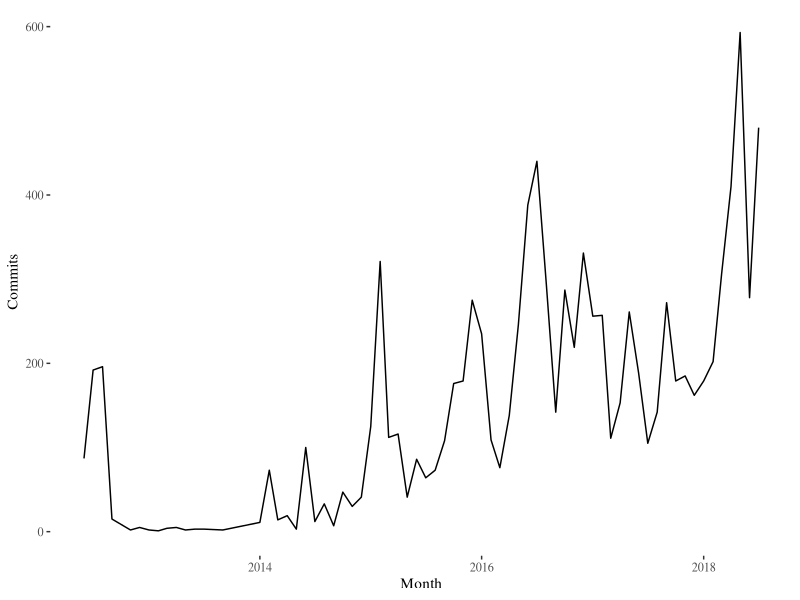
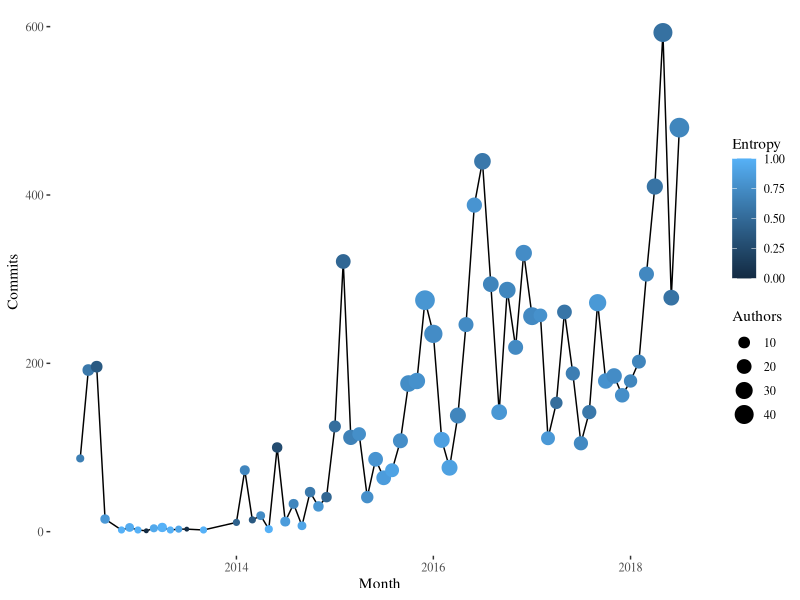
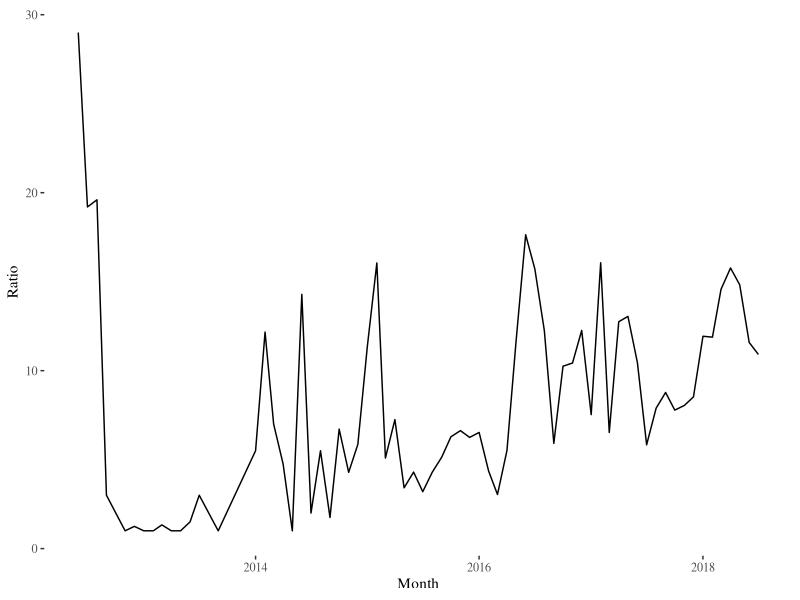
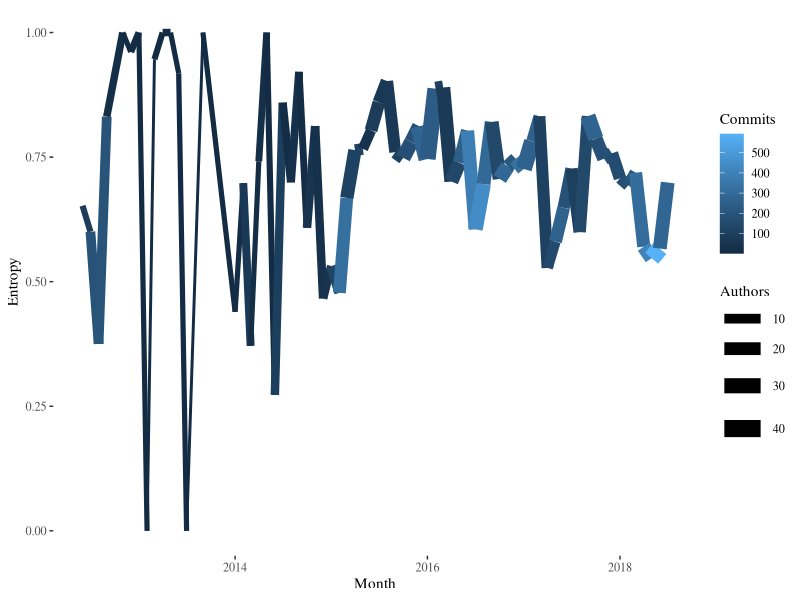
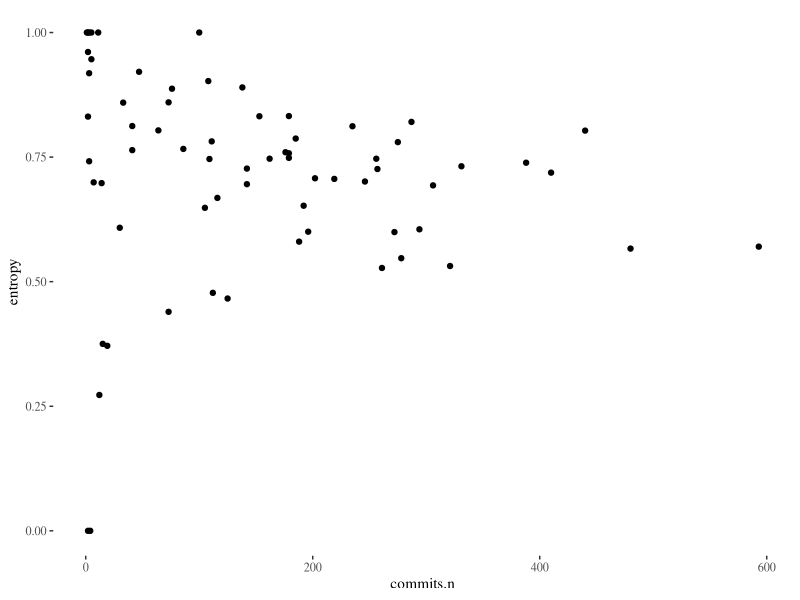
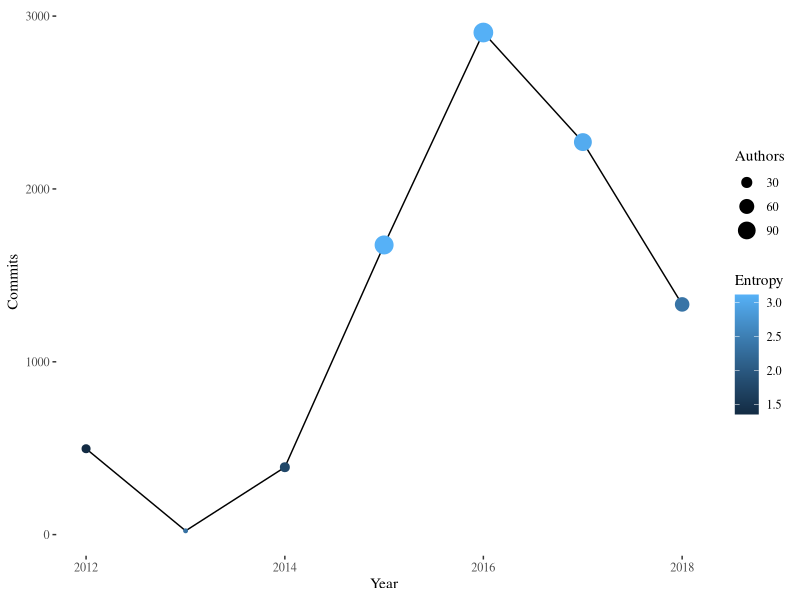
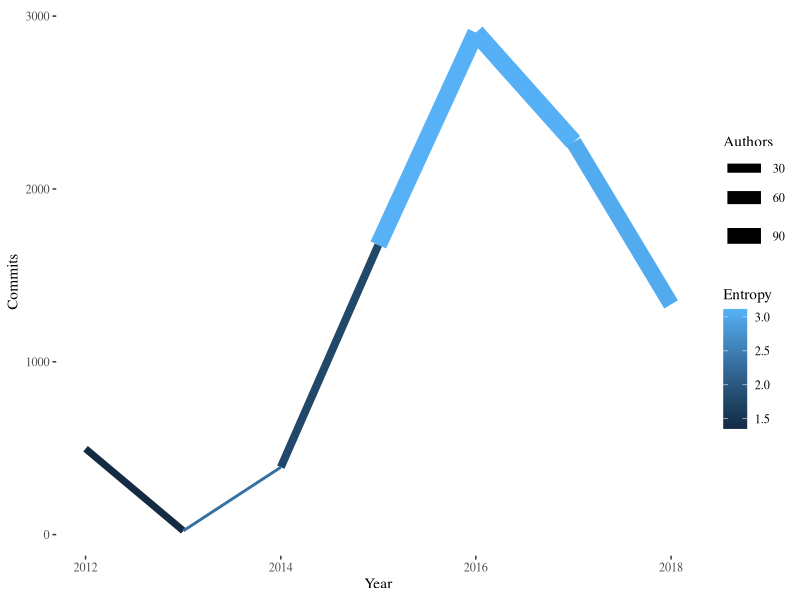
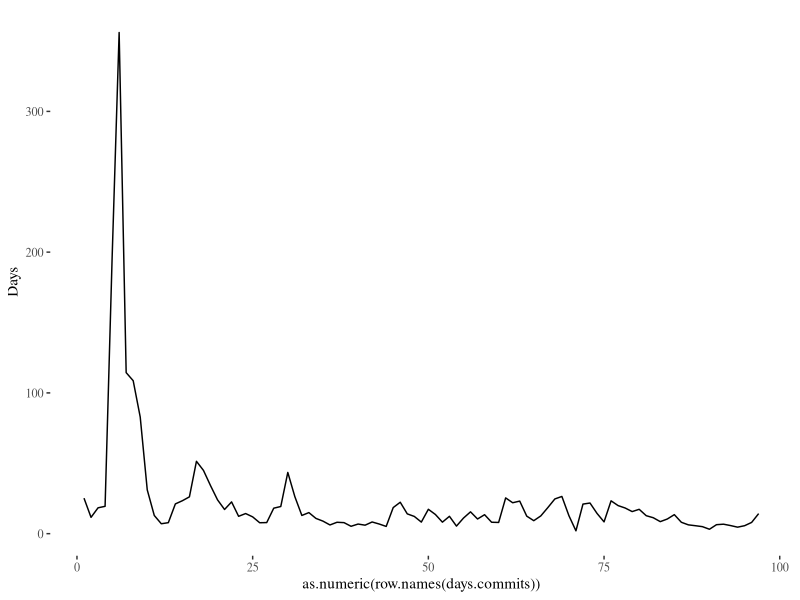

Recreate these plots in R, in order.
library(ggplot2)
library(ggthemes)

commits.t <- read.csv("../data/commits.csv")

commits.t <- commits.t[-nrow(commits.t),]
commits.t$Month <- as.Date(commits.t$Month)
ggplot(commits.t, aes(x=Month,y=Commits))+geom_line()+theme_tufte()
ggplot(commits.t, aes(x=Month,y=Commits))+geom_line()+geom_point(aes(size=Authors,color=Entropy))+theme_tufte()
commits.t$Ratio <- commits.t$Commits / commits.t$Author
ggplot(commits.t, aes(x=Month,y=Ratio))+geom_line()+theme_tufte()
ggplot(commits.t, aes(x=Month,y=Entropy,color=Commits,size=Authors))+geom_line()+theme_tufte()
commits.t$MonthN <- c(commits.t$Commits[2:length(commits.t$Month)],0)
correlation <-
    data.frame(entropy=commits.t$Entropy[1:(length(commits.t$Entropy)-1)],
               commits.n=commits.t$MonthN[1:(length(commits.t$MonthN)-1)])
ggplot(correlation, aes(x=commits.n,y=entropy))+geom_point()+theme_tufte()

                                                    
commits.y <- read.csv("../data/commits-year.csv")
commits.y$Year <- as.Date(commits.y$Year)
ggplot(commits.y, aes(x=Year,y=Commits))+geom_line()+geom_point(aes(size=Authors,color=Entropy))+theme_tufte()
ggplot(commits.y, aes(x=Year,y=Commits,color=Entropy,size=Authors))+geom_line()+theme_tufte()

days.commits <- read.csv("../data/100commit-interval.csv")
ggplot(days.commits, aes(x=as.numeric(row.names(days.commits)),y=Days,group=1))+geom_line()+theme_tufte()

days.commits.1k <- read.csv("../data/1kcommit-interval.csv")
ggplot(days.commits.1k, aes(x=as.numeric(row.names(days.commits.1k)),y=Days,group=1))+geom_line()+theme_tufte()
